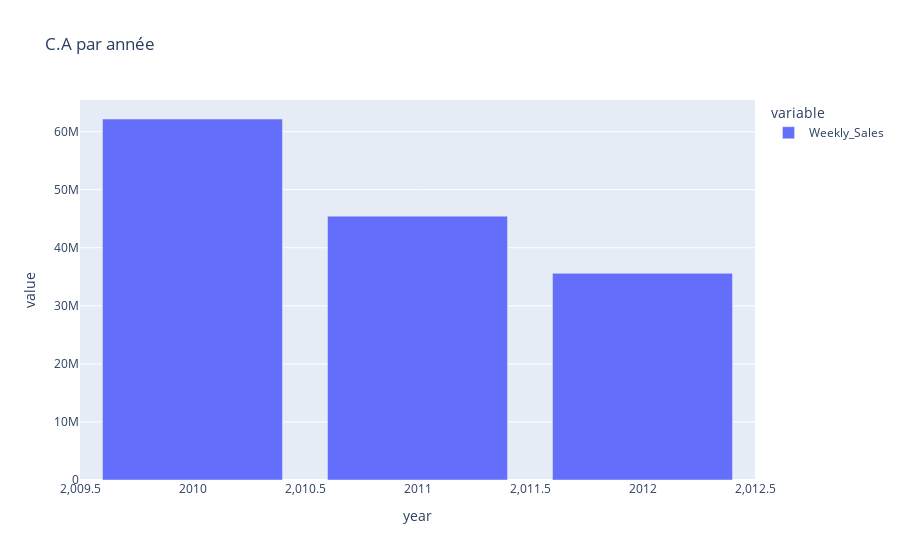

Notebook code for this chart:
### Code cell
print("Distribution des données : C.A par année")
fig_bar = px.bar(new_df.groupby("year")["Weekly_Sales"].sum(),title="C.A par année")
fig_bar.show()

### Figure 1 — Plotly figure (JSON) as saved in the notebook; plotly's stock layout.template omitted (floating-point values rounded to 4 significant figures)
{"data": [{"hovertemplate": "variable=Weekly_Sales<br>year=%{x}<br>value=%{y}<extra></extra>", "legendgroup": "Weekly_Sales", "marker": {"color": "#636efa", "pattern": {"shape": ""}}, "name": "Weekly_Sales", "orientation": "v", "showlegend": true, "textposition": "auto", "type": "bar", "x": [2010, 2011, 2012], "xaxis": "x", "y": [62180000.0, 45450000.0, 35590000.0], "yaxis": "y"}], "layout": {"barmode": "relative", "legend": {"title": {"text": "variable"}, "tracegroupgap": 0}, "title": {"text": "C.A par année"}, "xaxis": {"anchor": "y", "domain": [0, 1], "title": {"text": "year"}}, "yaxis": {"anchor": "x", "domain": [0, 1], "title": {"text": "value"}}}}
